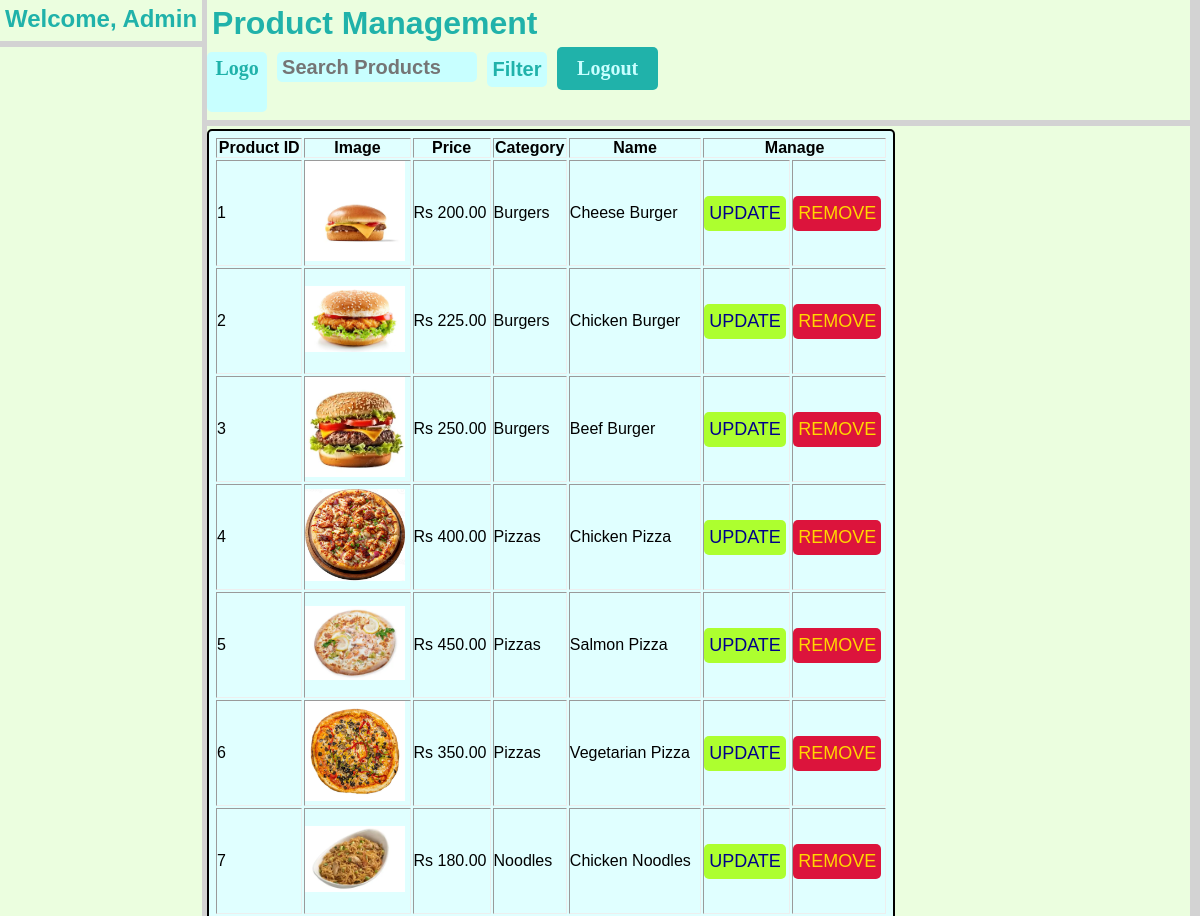
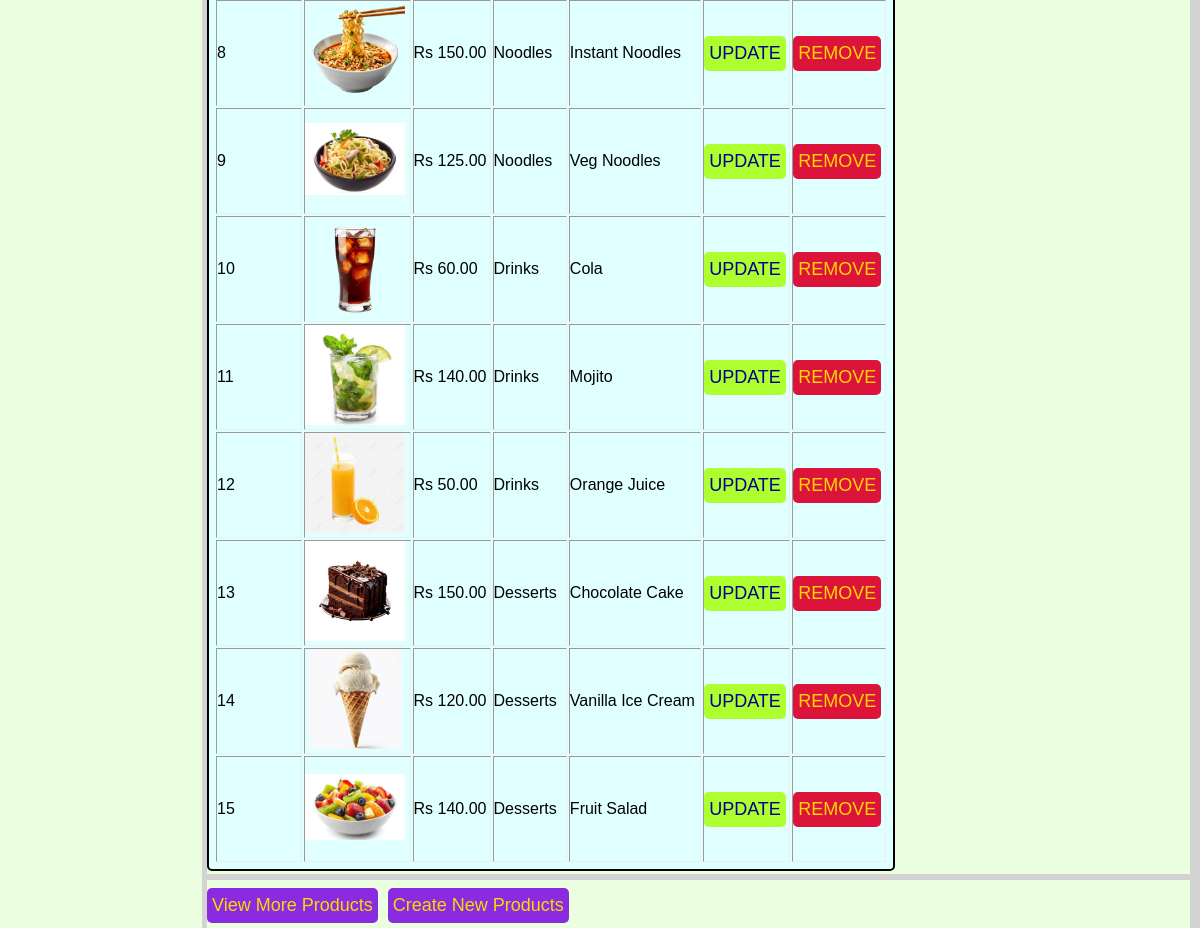
Page /pages/admin.php?page=5 (signed in) on the committed database (2 pictures, top to bottom).
### tables this page shows
CREATE TABLE `products` (
  `p_id` int(10) NOT NULL AUTO_INCREMENT,
  `name` varchar(100) NOT NULL UNIQUE,
  `price` decimal(10,2) NOT NULL,
  `image` varchar(255) DEFAULT NULL,
  `category` enum('Burgers','Pizzas','Noodles','Drinks','Desserts') NOT NULL,

  PRIMARY KEY (`p_id`)

);

### pages/admin.php (the view, shortened to what this page needs)
<!DOCTYPE html>
<html>
<head>
  <link rel="stylesheet" href="../css/style.css">
  <link rel="stylesheet" href="../css/admin.css">
</head>
<body>
  <div class="layout">
    <aside class="left_panel">
      <h2 id="welcome_staff">Welcome, Admin</h2>
      <hr class="horizontal_lines">
    </aside>
    <main class="middle_panel">
      <h1 class="page_title">Product Management</h1>
      <div class="header">
        <div class="logo">
          Logo
        </div>
        <div class="search">
          <input type="text" name="search_product" placeholder="Search Products">
        </div>
        <div class="filter">
          <button id="filter_button">Filter</button>
        </div>
        <div class="logout">
          <a href="logout.php">Logout</a>
        </div>
      </div>
      <hr class="horizontal_lines">
      <section class="products_table">
        <table class="products" border="1">
          <tr>
            <th>Product ID</th>
            <th>Image</th>
            <th>Price</th>
            <th>Category</th>
            <th>Name</th>
            <th colspan="2">Manage</th>
          </tr>
          <?php
          $imagePath = "../images/products/";
          if (isset($_GET['page'])) {
            $page_count = $_GET['page'];
          } else {
            $page_count = 1;
          }
          $limit = $page_count * 5;
          require "../php/configuration.php";
          $sql = "SELECT * FROM products
                  LIMIT $limit";
          $result = mysqli_query($conn, $sql);
          while ($row = mysqli_fetch_array($result)) {
            $product_id = $row['p_id'];
            $product_name = $row['name'];
            $product_price = $row['price'];
            $product_image = $row['image'];
            $product_category = $row['category'];
          ?>
            <tr>
              <td><?php echo $product_id ?></td>
              <td><img src="<?php echo $imagePath . $product_image ?>"></td>
              <td>Rs <?php echo $product_price ?></td>
              <td><?php echo $product_category ?></td>
              <td><?php echo $product_name ?></td>
              <td><button class="update_product_details">UPDATE</button></td>
              <td><button class="remove_product">REMOVE</button></td>
            </tr>
          <?php
          };
          ?>
        </table>
      </section>
      <hr class="horizontal_lines">
      <div class="manage_products">
        <?php
        $nextPage = $page_count + 1;
        ?>
        <a href="admin.php?page=<?php echo $nextPage; ?>">
          <button class="view_more_btn">View More Products</button>
        </a>
        <a href="admin.php?create=1">
          <button type="button" class="create_product_btn">Create New Products</button>
        </a>
      </div>
    </main>
    <aside class="right_panel">
    </aside>
  </div>
</body>
</html>

### css/style.css (style rules this page uses)
* { box-sizing: border-box; margin: 0; padding: 0; }
.horizontal_lines { margin: 3px 0px; border: 3px solid lightgray; }
body { background-color: rgb(235, 254, 223); }

### css/admin.css (style rules this page uses)
.layout { display: flex; min-height: 100vh; }
.left_panel { max-width: 400px; height: 100vh; border-right: 5px solid lightgray; position: sticky; top: 0; }
#welcome_staff { font-family: Verdana, Geneva, Tahoma, sans-serif; color: lightseagreen; padding: 5px; }
.middle_panel { flex: 1; height: 100vh; overflow-y: auto; border-right: 5px solid lightgray; }
.page_title { font-family: Verdana, Geneva, Tahoma, sans-serif; color: lightseagreen; padding: 5px; }
.right_panel { max-width: 300px; border-right: 5px solid lightgray; position: sticky; top: 0; }
.header { display: flex; gap: 10px; justify-content: left; }
.logo { padding: 5px; margin: 5px 0px; width: 60px; height: 60px; font-weight: bold; font-size: 20px; text-align: center; background-color: rgb(200, 255, 255); color: lightseagreen; border: none; border-radius: 5px; }
.search input { border: 3px solid; padding: 5px; margin: 5px 0px; width: 200px; height: 30px; font-weight: bold; font-size: 20px; text-align: left; background-color: rgb(200, 255, 255); color: lightseagreen; border: none; border-radius: 5px; }
.filter #filter_button { border: 3px solid; padding: 5px; margin: 5px 0px; width: 60px; height: 30px; font-weight: bold; font-size: 20px; text-align: center; background-color: rgb(200, 255, 255); color: lightseagreen; border: none; border-radius: 5px; transition: 0.2s; cursor: pointer; }
.logout a { display: inline-block; padding: 10px 20px; font-weight: bold; font-size: 20px; background-color: lightseagreen; color:rgb(200, 255, 255); border: none; border-radius: 5px; text-decoration: none; }
.manage_products { display: flex; gap: 10px; justify-content: left; flex-wrap: wrap; }
.products { font-family: Verdana, Geneva, Tahoma, sans-serif; color: rgb(0, 0, 0); background-color: lightcyan; width: 70%; padding: 5px; border: 2px solid; border-radius: 5px; }
.products img { width: 100px; height: 100px; object-fit: contain; }
button { min-height: 35px; width: auto; margin: 5px 0px; padding: 5px; font-weight: 500; font-size: 18px; border: none; border-radius: 5px; color: gold; background-color: blueviolet; transition: 0.2s; cursor: pointer; }
.update_product_details { color: darkblue; background-color: greenyellow; }
.remove_product { color: gold; background-color: crimson; }

### rows in the picture
products: p_id "1", image (picture), price "200.00", category "Burgers", name "Cheese Burger"
products: p_id "2", image (picture), price "225.00", category "Burgers", name "Chicken Burger"
products: p_id "3", image (picture), price "250.00", category "Burgers", name "Beef Burger"
products: p_id "4", image (picture), price "400.00", category "Pizzas", name "Chicken Pizza"
products: p_id "5", image (picture), price "450.00", category "Pizzas", name "Salmon Pizza"
products: p_id "6", image (picture), price "350.00", category "Pizzas", name "Vegetarian Pizza"
products: p_id "7", image (picture), price "180.00", category "Noodles", name "Chicken Noodles"
products: p_id "8", image (picture), price "150.00", category "Noodles", name "Instant Noodles"
products: p_id "9", image (picture), price "125.00", category "Noodles", name "Veg Noodles"
products: p_id "10", image (picture), price "60.00", category "Drinks", name "Cola"
products: p_id "11", image (picture), price "140.00", category "Drinks", name "Mojito"
products: p_id "12", image (picture), price "50.00", category "Drinks", name "Orange Juice"
products: p_id "13", image (picture), price "150.00", category "Desserts", name "Chocolate Cake"
products: p_id "14", image (picture), price "120.00", category "Desserts", name "Vanilla Ice Cream"
products: p_id "15", image (picture), price "140.00", category "Desserts", name "Fruit Salad"
